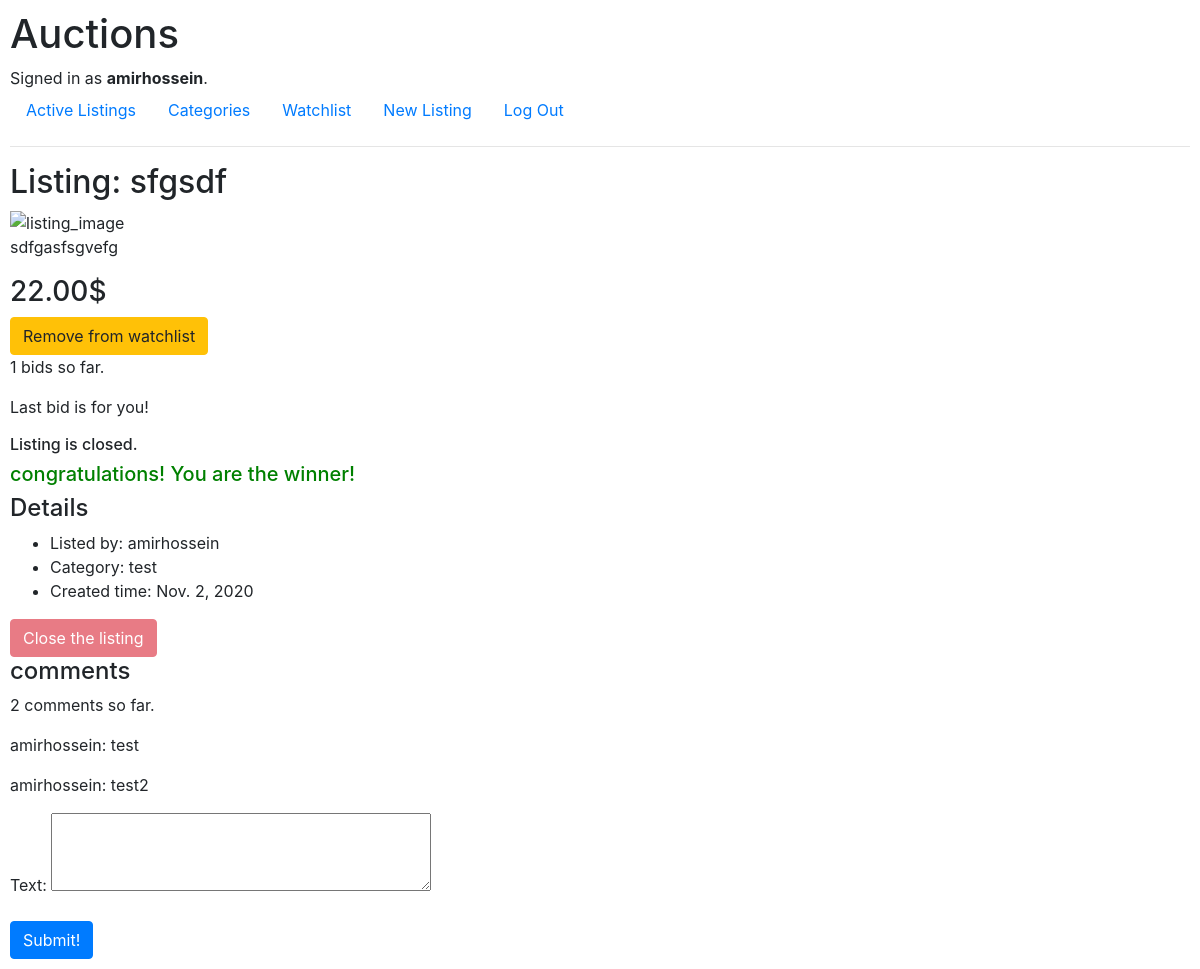
Page /listing/2 (signed in) on the earlier database version.
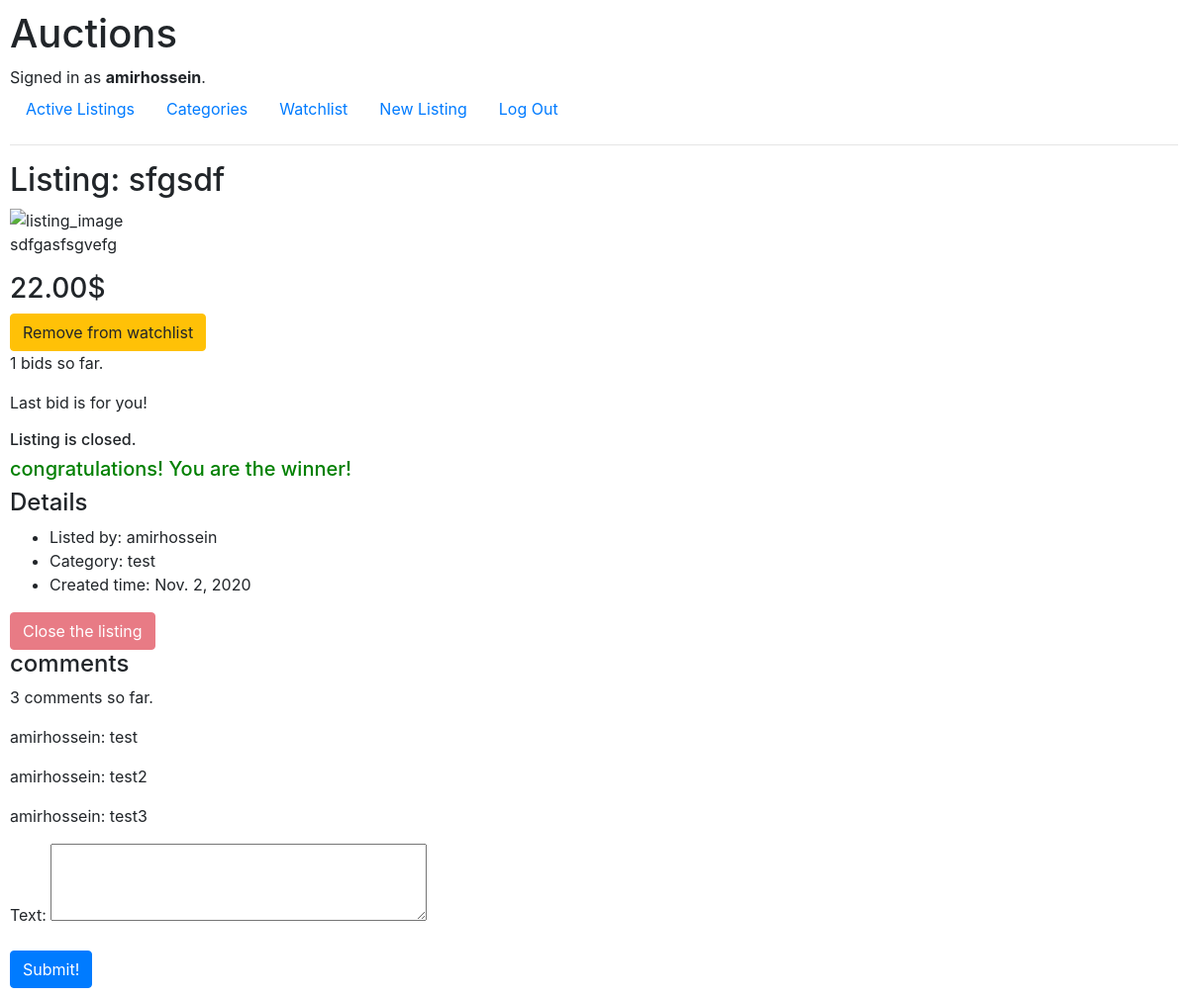
Same page on the later database version.
### auctions/models.py (models this page shows, shortened)
class Auction_listing(models.Model): #card
    commodity_title = models.CharField(max_length=100, help_text="This title going to be shown in head of your listing")
    created_time = models.DateField(auto_now_add=True)
    bids = models.ManyToManyField(Bids)
    comments = models.ManyToManyField(Comments)
    creator = models.ForeignKey(User, on_delete=models.CASCADE)
    description = models.CharField(max_length=2000, help_text="Give more information about your comodity to sell it faster!")
    starting_price = models.DecimalField(max_digits=9, decimal_places=2, help_text="Enter base price of your commodity")
    URL_image = models.CharField(max_length=2000, blank=True, help_text="Url of image that going to be displayed on your listing")
    category = models.CharField(max_length=50, help_text="write category type of your listing")
    closed = models.BooleanField(default=False)

class Comments(models.Model):
    author = models.ForeignKey(User, on_delete=models.CASCADE)
    text = models.CharField(max_length=2000)
    created_time = models.DateField(auto_now_add=True)

class User(AbstractUser):
    def __str__(self):
        return f"id: {self.id}, username: {self.username}, email: {self.email}"

### auctions/views.py (the view)
# urls.py: path("listing/<int:listing_id>", views.listing, name="listing"),
@login_required
def listing (request, listing_id):
    if request.method == "POST":
        bid_form = Bids_form(request.POST or None)
        comments_form = Comments_form(request.POST or None)
        new_bid = bid_form['amount'].value()
        new_comment = comments_form['text'].value()
        if "close_listing" in request.POST and (request.user == Auction_listing.objects.get(id=listing_id).creator):
            Auction_listing.objects.filter(id=listing_id).update(closed=True)
        if not (Auction_listing.objects.get(id=listing_id).closed) :
            if new_bid != None:
                new_bid = float (new_bid)
                old_bid = Auction_listing.objects.get(id=listing_id).bids.first()
                if old_bid == None:
                    old_bid = 0
                else:
                    old_bid = old_bid.amount
                starting_price = str (Auction_listing.objects.get(id=listing_id).starting_price )
                if ( new_bid < old_bid ) or ( new_bid <= float (starting_price) ):
                    all_comments = Auction_listing.objects.get(id=listing_id).comments.all()
                    all_comments_list = []
                    for comment in all_comments:
                        all_comments_list.append(comment)
                    watchlist = User_listing.objects.filter( user=request.user, listing=Auction_listing.objects.get(id=listing_id) )
                    content = {
                    "listing": Auction_listing.objects.get(id=listing_id),
                    "error_message": "Error: You can NOT bid less than or equal to the price!",
                    "bid_form": bid_form,
                    "comments_form": comments_form,
                    "comments": all_comments_list,
                    "watchlist": watchlist
                    }
                    return render(request, "auctions/listing.html", content)
                else:
                    user_bid = Bids(bidder=request.user, amount=new_bid)
                    bid_form = Bids_form(request.POST, instance=user_bid)
                    listing = Auction_listing.objects.get(id=listing_id)
                    if bid_form.is_valid():
                        bid_form.save()
                        messages.success(request, "Thanks, your bid was created successfully!")
                        Auction_listing.objects.filter(id=listing_id).update(starting_price=new_bid)
                        listing.bids.add(user_bid)
        if new_comment != None:
            user_comment = Comments(author=request.user, text=new_comment)
            comment_form = Comments_form(request.POST, instance=user_comment)
            listing = Auction_listing.objects.get(id=listing_id)
            if comment_form.is_valid():
                comment_form.save()
                messages.success(request, "Thanks, your comment was created successfully!")
                listing.comments.add(user_comment)
        else:
            all_comments = Auction_listing.objects.get(id=listing_id).comments.all()
            all_comments_list = []
            for comment in all_comments:
                all_comments_list.append(comment)
            watchlist = User_listing.objects.filter( user=request.user, listing=Auction_listing.objects.get(id=listing_id) )
            content = {
            "listing": Auction_listing.objects.get(id=listing_id),
            "bid_form": "",
            "comments_form": comments_form,
            "comments": all_comments_list,
            "watchlist": watchlist
            }
            return render(request, "auctions/listing.html", content)
        if "add_to_watchlist" in request.POST:
            watchlist_listing = User_listing(user=request.user, listing=Auction_listing.objects.get(id=listing_id) )
            watchlist_listing.save()
            messages.success(request, "Listing added to your watchlist successfully!")
        if "remove_from_watchlist" in request.POST:
            watchlist_listing = User_listing.objects.get( user=request.user, listing=Auction_listing.objects.get(id=listing_id) )
            watchlist_listing.delete()
        return HttpResponseRedirect( reverse( "listing", args=(listing_id,) ) )
    else:
        bid_form = Bids_form(request.POST or None)
        if Auction_listing.objects.get(id=listing_id).closed :
            bid_form = ""
        comments_form = Comments_form(request.POST or None)
        all_comments = Auction_listing.objects.get(id=listing_id).comments.all()
        all_comments_list = []
        for comment in all_comments:
            all_comments_list.append(comment)
        watchlist = User_listing.objects.filter( user=request.user, listing=Auction_listing.objects.get(id=listing_id) )
        content = {
            "listing": Auction_listing.objects.get(id=listing_id),
            "bid_form": bid_form,
            "comments_form": comments_form,
            "comments": all_comments_list,
            "watchlist": watchlist
        }
        return render(request, "auctions/listing.html", content)

### auctions/forms.py
class Comments_form(ModelForm):
    text = forms.CharField(
        required=False,
        widget=forms.Textarea(
        attrs={"cols": 35, "rows": 3, "class": "form_description"}
        )
        )
    class Meta:
        model = Comments
        fields = ['text']

### auctions/templates/auctions/listing.html (shortened to what this page needs)
{% extends "auctions/layout.html" %} {% block body %}
<h2> Listing: {{ listing.commodity_title }} </h2>
<img src="{% if listing.URL_image %} {{ listing.URL_image }}
          {% else %} ../../static/default.png
          {% endif %}" alt="listing_image" />
<p> {{ listing.description }} </p>
<h3> {{ listing.starting_price }}$ </h3>
{% if watchlist %}
    <form action="{% url 'listing' listing.id %}" method="POST">
        <input class="btn btn-warning"
        type="submit"
        value="Remove from watchlist"
        name="remove_from_watchlist">
    </form>
{% endif %}
{% if listing.bids.all.count == 0  %}
    <p>No bids until now, be the first!</p>
{% else %}
    <p>{{ listing.bids.all.count }} bids so far.</p>
    {% if listing.bids.last.bidder.username == user.username %}
        <p>Last bid is for you!</p>
    {% else %}
        <p>Last bid is for another user!</p>
    {% endif %}
{% endif %}
{% if bid_form %}
    <form action="{% url 'listing' listing.id%}" method="POST">
        {% csrf_token %}
        {{ bid_form.as_p }}
        <input class="btn btn-primary" type="submit" value="Submit!">
    </form>
{% else %}
    {% if user.username == listing.bids.last.bidder.username %}
        <h6>Listing is closed.</h6>
        <h5 style="color: green;"> congratulations! You are the winner!</h5>
    {% else %}
        <h6> Sorry, You can't bid because listing is closed by listing's owner </h6>
    {% endif %}
{% endif %}
<h4>Details</h4>
 <ul>
    <li>Listed by: {{ listing.creator.username }}</li>
    <li>Category: {{ listing.category }}</li>
    <li>Created time: {{ listing.created_time }}</li>
 </ul>
 {% if listing.creator.username ==  user.username %}
    {% if listing.closed == False %}
        <form action="{% url 'listing' listing.id %}" method="POST">
            {% csrf_token %}
            <input class="btn btn-danger"
            type="submit"
            value="Close the listing"
            name="close_listing">
        </form>
    {% else %}
        <input class="btn btn-danger"
            type="submit"
            value="Close the listing"
            name="close_listing"
            disabled
            style="cursor: default;">
    {% endif %}
{% endif %}
<h4>comments</h4>
{% if listing.comments.all.count == 0 %}
    <p>No comments until now, be the first!</p>
{% else %}
    <p> {{ listing.comments.all.count }} comments so far. </p>
    {% for comment in comments %}
        <p>{{ comment.author.username }}: {{ comment.text }}</p>
    {% endfor %}
{% endif %}
<form action="{% url 'listing' listing.id%}" method="POST">
    {{ comments_form.as_p }}
    <input class="btn btn-primary" type="submit" value="Submit!">
</form>
{% endblock %}

Differences in the rows shown:
computed for Auction_listing "sfgsdf": comments.all.count "2" → "3"
added Comments: author.username "amirhossein", text "test3"
